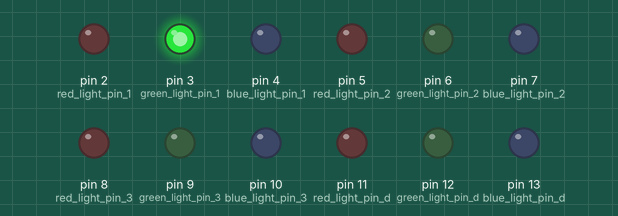
Simulated run of this sketch. Board: Arduino Uno, built with avr-gcc and run on an emulated ATmega328P. Shown: output pins drawn as LEDs (lit = HIGH).

Above: at 0.05 s.
At 0.7 s:
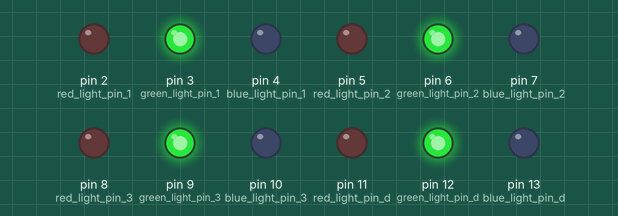
At 1.35 s:
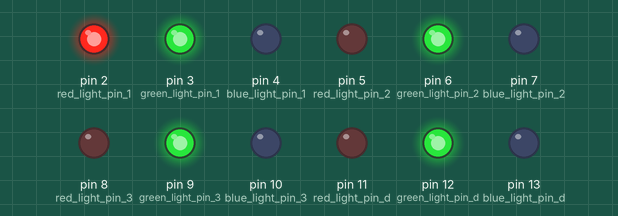
At 2.65 s:
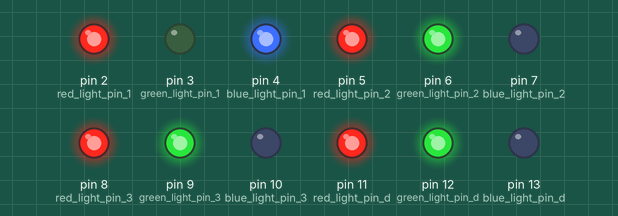
At 3.85 s:
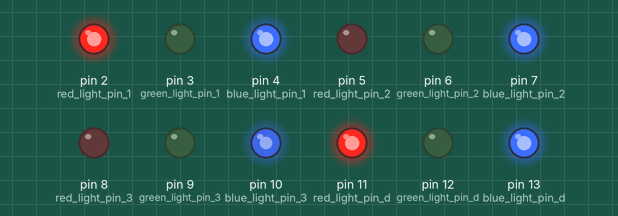
At 5.15 s:
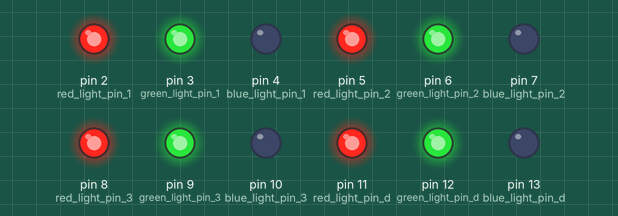
Timing chart, 0 to 6.8 s (numbered marks = the images above):
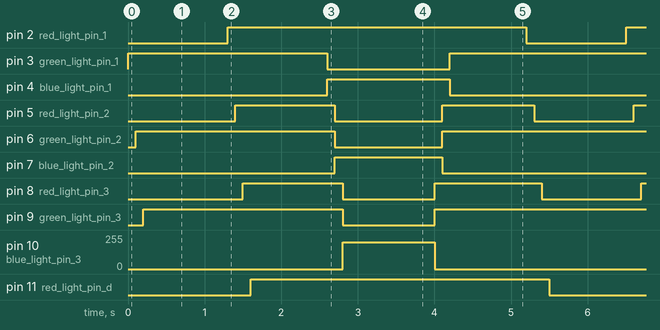

Measured:
- by itself, pin 2 (red_light_pin_1), pin 11 (red_light_pin_d): alternates HIGH for 3.9 s and LOW for 1.3 s
- by itself, pin 3 (green_light_pin_1): repeats every 5.2 s: LOW 1.6 s, HIGH 3.6 s
- by itself, pin 4 (blue_light_pin_1): alternates HIGH for 1.6 s and LOW for 3.6 s
- by itself, pin 5 (red_light_pin_2): alternates HIGH for 1.3 s and LOW for 1.4 s
- by itself, pin 6 (green_light_pin_2): repeats every 5.2 s: LOW 1.4 s, HIGH 3.8 s
- by itself, pin 7 (blue_light_pin_2): alternates HIGH for 1.4 s and LOW for 3.8 s
- by itself, pin 8 (red_light_pin_3): alternates HIGH for 1.3 s and LOW for 1.3 s
- by itself, pin 9 (green_light_pin_3): repeats every 5.2 s: LOW 1.2 s, HIGH 4.0 s

The sketch:

colorRGB.ino
```cpp
//RGB color light values

//Initialization of variables on arduino pins
int red_light_pin_1= 2;
int green_light_pin_1 = 3;
int blue_light_pin_1 = 4;
int red_light_pin_2= 5;
int green_light_pin_2 = 6;
int blue_light_pin_2 = 7;
int red_light_pin_3= 8;
int green_light_pin_3 = 9;
int blue_light_pin_3 = 10;
int red_light_pin_d= 11;
int green_light_pin_d = 12;
int blue_light_pin_d = 13;
void setup() {
  pinMode(red_light_pin_1, OUTPUT);
  pinMode(green_light_pin_1, OUTPUT);
  pinMode(blue_light_pin_1, OUTPUT);
  pinMode(red_light_pin_2, OUTPUT);
  pinMode(green_light_pin_2, OUTPUT);
  pinMode(blue_light_pin_2, OUTPUT);
  pinMode(red_light_pin_3, OUTPUT);
  pinMode(green_light_pin_3, OUTPUT);
  pinMode(blue_light_pin_3, OUTPUT);
  pinMode(red_light_pin_d, OUTPUT);
  pinMode(green_light_pin_d, OUTPUT);
  pinMode(blue_light_pin_d, OUTPUT);
  pinMode(LED_BUILTIN,OUTPUT);
}
void loop() {
  //Color combinations and patterns
  RGB_color(0,255,0); // Red
  delay(100);
  RGB_color_2(0, 255, 0); // Green
  delay(100);
  RGB_color_3(0, 255, 0); // Blue
  delay(100);
  RGB_color_d(0, 255, 0); // white
  delay(1000);

  RGB_color(255,255,0); // Red
  delay(100);
  RGB_color_2(255, 255, 0);
  delay(100);
  RGB_color_3(255, 255, 0);
  delay(100);
  RGB_color_d(255, 255, 0);
  delay(1000);

  RGB_color(255,0,255);
  delay(100);
  RGB_color_2(0, 0, 200);
  delay(100);
  RGB_color_3(0, 0, 200);
  delay(100);
  RGB_color_d(255, 0, 255);
  delay(1000);

  RGB_color_d(255,255,0);
  delay(100);
  RGB_color_3(255, 255, 0);
  delay(100);
  RGB_color_2(255, 255, 0);
  delay(100);
  RGB_color(255, 255, 0);
  delay(1000);

}
void RGB_color(int red_light_value_1, int green_light_value_1, int blue_light_value_1)
 {
  analogWrite(red_light_pin_1, red_light_value_1);
  analogWrite(green_light_pin_1, green_light_value_1);
  analogWrite(blue_light_pin_1, blue_light_value_1);
}
void RGB_color_2(int red_light_value_2, int green_light_value_2, int blue_light_value_2)
 {
  analogWrite(red_light_pin_2, red_light_value_2);
  analogWrite(green_light_pin_2, green_light_value_2);
  analogWrite(blue_light_pin_2, blue_light_value_2);
}
void RGB_color_3(int red_light_value_3, int green_light_value_3, int blue_light_value_3)
 {
  analogWrite(red_light_pin_3, red_light_value_3);
  analogWrite(green_light_pin_3, green_light_value_3);
  analogWrite(blue_light_pin_3, blue_light_value_3);
}
void RGB_color_d(int red_light_value, int green_light_value, int blue_light_value)
 {
  analogWrite(red_light_pin_d, red_light_value);
  analogWrite(green_light_pin_d, green_light_value);
  analogWrite(blue_light_pin_d, blue_light_value);
}
```
